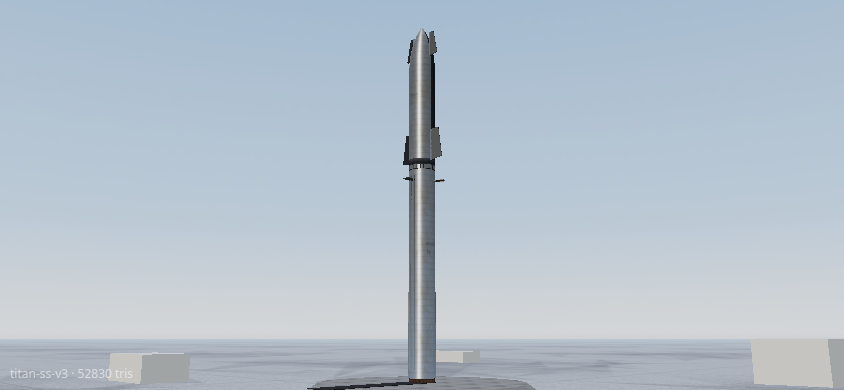
#> input picture screens/art2phone_cmpraw_colossus-v3_34.png, 844 x 390 px
$ python terrain_edge.py ../../screens/art2phone_cmpraw_colossus-v3_34.png ../../screens/art1_game_map_mars.png
#> lines starting #> are read from the running program, lines starting #| are printed output that depends on the picture
import sys, json
from PIL import Image
import numpy as np
a = np.asarray(Image.open(sys.argv[1]).convert('L'), dtype=np.float32) / 255
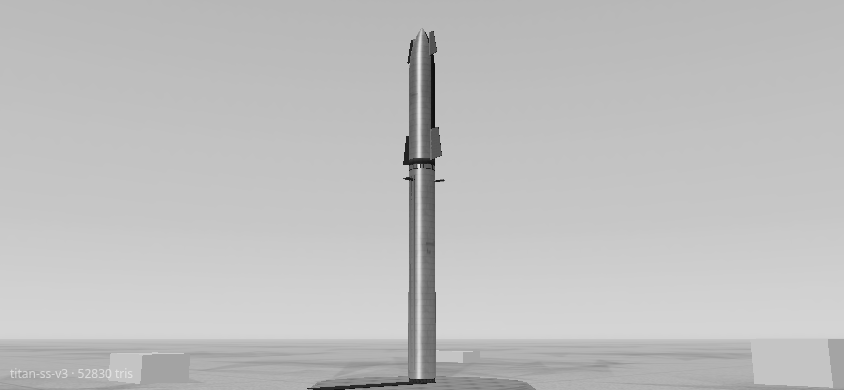
#> a: shape (390, 844) float32; min 0.0275, max 0.902, mean 0.751
if len(sys.argv) < 3: print(json.dumps({'diff': 0})); sys.exit()
b = np.asarray(Image.open(sys.argv[2]).convert('L'), dtype=np.float32) / 255
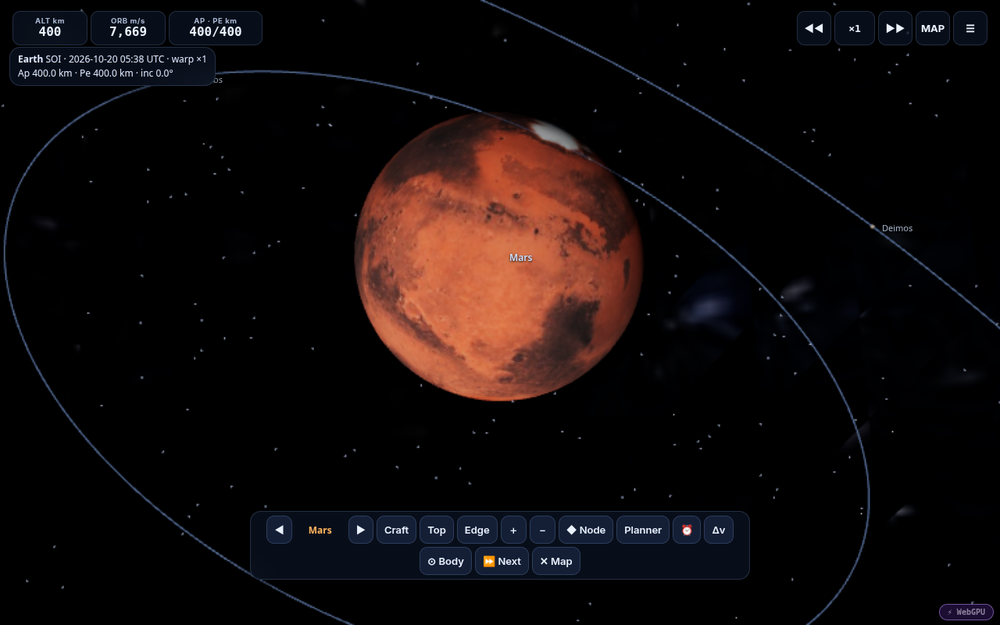
#> input picture screens/art1_game_map_mars.png, 1000 x 625 px, shrunk from 1280 x 800 before the run
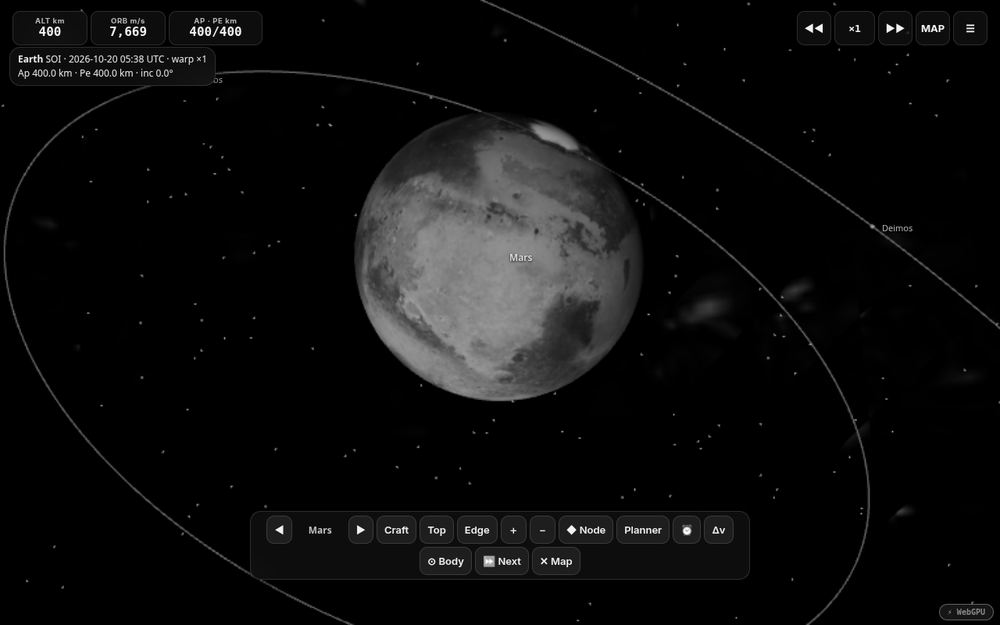
#> b: shape (625, 1000) float32; min 0, max 1, mean 0.0519
#> (the run stopped early here; a loop or call above may not have finished)
